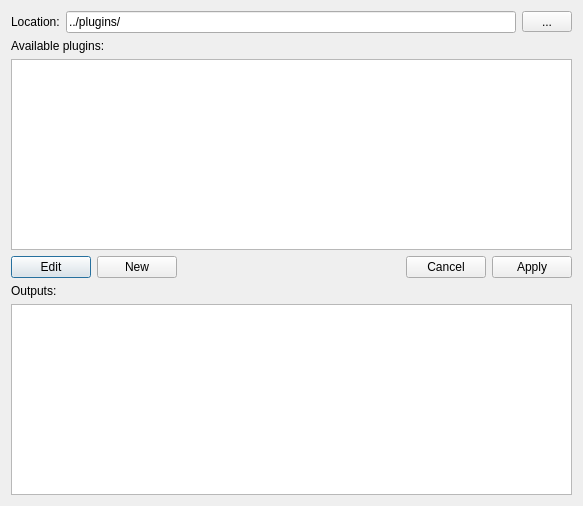
<?xml version="1.0" encoding="UTF-8"?>
<ui version="4.0">
 <class>Dialog</class>
 <widget class="QDialog" name="Dialog">
  <property name="geometry">
   <rect>
    <x>0</x>
    <y>0</y>
    <width>583</width>
    <height>506</height>
   </rect>
  </property>
  <property name="windowTitle">
   <string>Plugins</string>
  </property>
  <layout class="QHBoxLayout" name="horizontalLayout">
   <item>
    <layout class="QVBoxLayout" name="verticalLayout">
     <item>
      <layout class="QGridLayout" name="gridLayout">
       <item row="0" column="0">
        <widget class="QLabel" name="label_2">
         <property name="maximumSize">
          <size>
           <width>100</width>
           <height>16777215</height>
          </size>
         </property>
         <property name="text">
          <string>Location:</string>
         </property>
        </widget>
       </item>
       <item row="0" column="1" colspan="4">
        <widget class="QLineEdit" name="folderLineEdit">
         <property name="text">
          <string>../plugins/</string>
         </property>
        </widget>
       </item>
       <item row="0" column="5">
        <widget class="QToolButton" name="folderToolButton">
         <property name="maximumSize">
          <size>
           <width>50</width>
           <height>16777215</height>
          </size>
         </property>
         <property name="text">
          <string>...</string>
         </property>
        </widget>
       </item>
       <item row="1" column="0" colspan="3">
        <widget class="QLabel" name="label">
         <property name="text">
          <string>Available plugins:</string>
         </property>
        </widget>
       </item>
       <item row="3" column="0" colspan="2">
        <widget class="QPushButton" name="editPushButton">
         <property name="text">
          <string>Edit</string>
         </property>
        </widget>
       </item>
       <item row="3" column="2">
        <widget class="QPushButton" name="newPushButton">
         <property name="text">
          <string>New</string>
         </property>
        </widget>
       </item>
       <item row="3" column="3">
        <spacer name="horizontalSpacer">
         <property name="orientation">
          <enum>Qt::Horizontal</enum>
         </property>
         <property name="sizeHint" stdset="0">
          <size>
           <width>40</width>
           <height>20</height>
          </size>
         </property>
        </spacer>
       </item>
       <item row="3" column="4" colspan="2">
        <widget class="QDialogButtonBox" name="buttonBox">
         <property name="standardButtons">
          <set>QDialogButtonBox::Apply|QDialogButtonBox::Cancel</set>
         </property>
        </widget>
       </item>
       <item row="2" column="0" colspan="6">
        <widget class="QListWidget" name="pluginListWidget"/>
       </item>
      </layout>
     </item>
     <item>
      <widget class="QLabel" name="label_3">
       <property name="text">
        <string>Outputs:</string>
       </property>
      </widget>
     </item>
     <item>
      <widget class="QTextBrowser" name="textBrowser"/>
     </item>
    </layout>
   </item>
  </layout>
 </widget>
 <resources/>
 <connections>
  <connection>
   <sender>buttonBox</sender>
   <signal>rejected()</signal>
   <receiver>Dialog</receiver>
   <slot>reject()</slot>
   <hints>
    <hint type="sourcelabel">
     <x>435</x>
     <y>514</y>
    </hint>
    <hint type="destinationlabel">
     <x>264</x>
     <y>268</y>
    </hint>
   </hints>
  </connection>
 </connections>
</ui>
